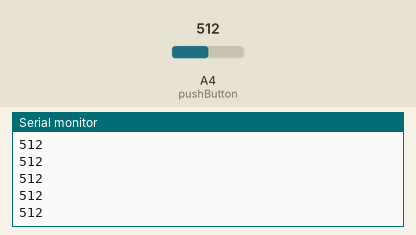
Bench run of a sketch on a simulated Arduino Uno, built with avr-gcc and run on an emulated ATmega328P. Shown: the last lines printed to the serial monitor. The inputs (shaded band) are chosen by the test bench; at power-on: A4 (pushButton) = 512.

Above: at 1.2 s.
1.3 s: A4 (pushButton) set to 716
At 2.1 s:
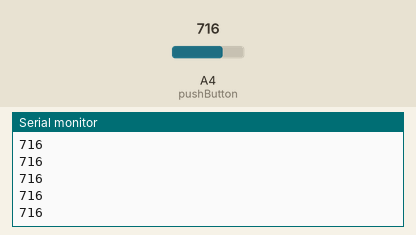
2.8 s: A4 (pushButton) set to 900
At 3.5 s:
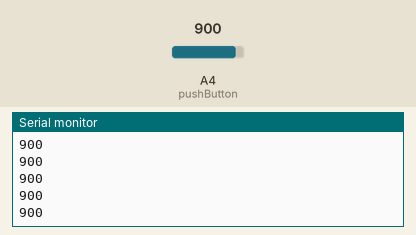
Timing chart, 0 to 5.8 s (numbered marks = the images above; inputs shaded):
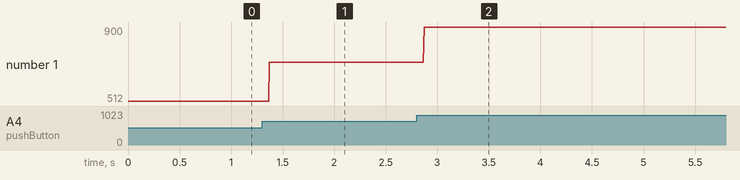

Measured:
- after the input at 1.3 s, the serial monitor: prints a new line after 0.07 s (image 1)
- after the input at 2.8 s, the serial monitor: prints a new line after 0.07 s (image 2)
- plotted number 1: 512 → 716 after the input at 1.3 s, 716 → 900 after the input at 2.8 s

The sketch:

sketch_mar23a.ino
```cpp
/*
	Reads an Analogic port and graphs the data using the Arduino plotter.
 */


int pushButton = A4; //Change depending of the port that it is going to be used
int buttonState = 0;

// the setup routine runs once when you press reset:
void setup() {
  // initialize serial communication at 9600 bits per second:
  Serial.begin(9600); //Lecture speed
  // make the pushbutton's pin an input:
  pinMode(pushButton, INPUT);
}

// the loop routine runs over and over again forever:
void loop() {
  // read the input pin:
  buttonState = analogRead(pushButton);
  // print out the state of the button:
  Serial.println(buttonState);
  delay(1);        // delay in between reads for stability
}
```
